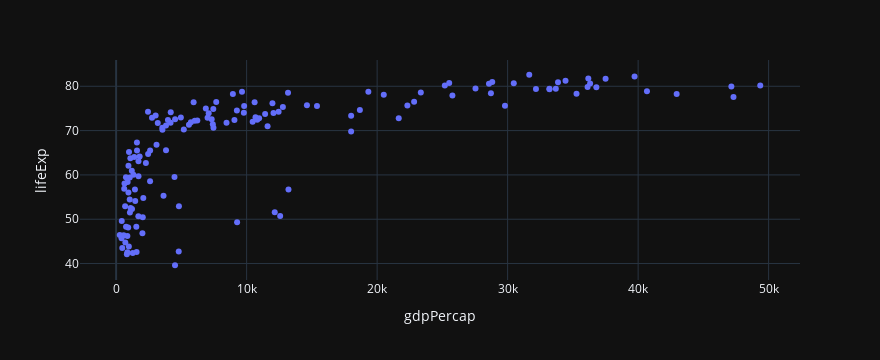

Notebook code cell kept with this figure:
### Markdown cell above
### Create scatter plot

To represent the relationship between two numerical continuous variables:

1. x-axis → `gdpPercap` (Money per Person)
2. y-axis → `lifeExp` (Life Expectancy)

### Code cell
px.scatter(data_frame=df_countries, x='gdpPercap', y='lifeExp')

### Figure 1 — Plotly figure (JSON) as saved in the notebook; plotly's stock layout.template omitted (floating-point values rounded to 4 significant figures; data arrays with more than 128 entries replaced by an {"elided": "..."} marker saying what was removed)
{"data": [{"hovertemplate": "gdpPercap=%{x}<br>lifeExp=%{y}<extra></extra>", "legendgroup": "", "marker": {"color": "#636efa", "symbol": "circle"}, "mode": "markers", "name": "", "orientation": "v", "showlegend": false, "type": "scatter", "x": {"elided": "142 float values"}, "xaxis": "x", "y": {"elided": "142 float values"}, "yaxis": "y"}], "layout": {"height": 360, "legend": {"tracegroupgap": 0}, "margin": {"t": 60}, "width": 880, "xaxis": {"anchor": "y", "autorange": true, "domain": [0, 1], "range": [-2768.0, 52400.0], "title": {"text": "gdpPercap"}, "type": "linear"}, "yaxis": {"anchor": "x", "autorange": true, "domain": [0, 1], "range": [36.28, 85.93], "title": {"text": "lifeExp"}, "type": "linear"}}}
